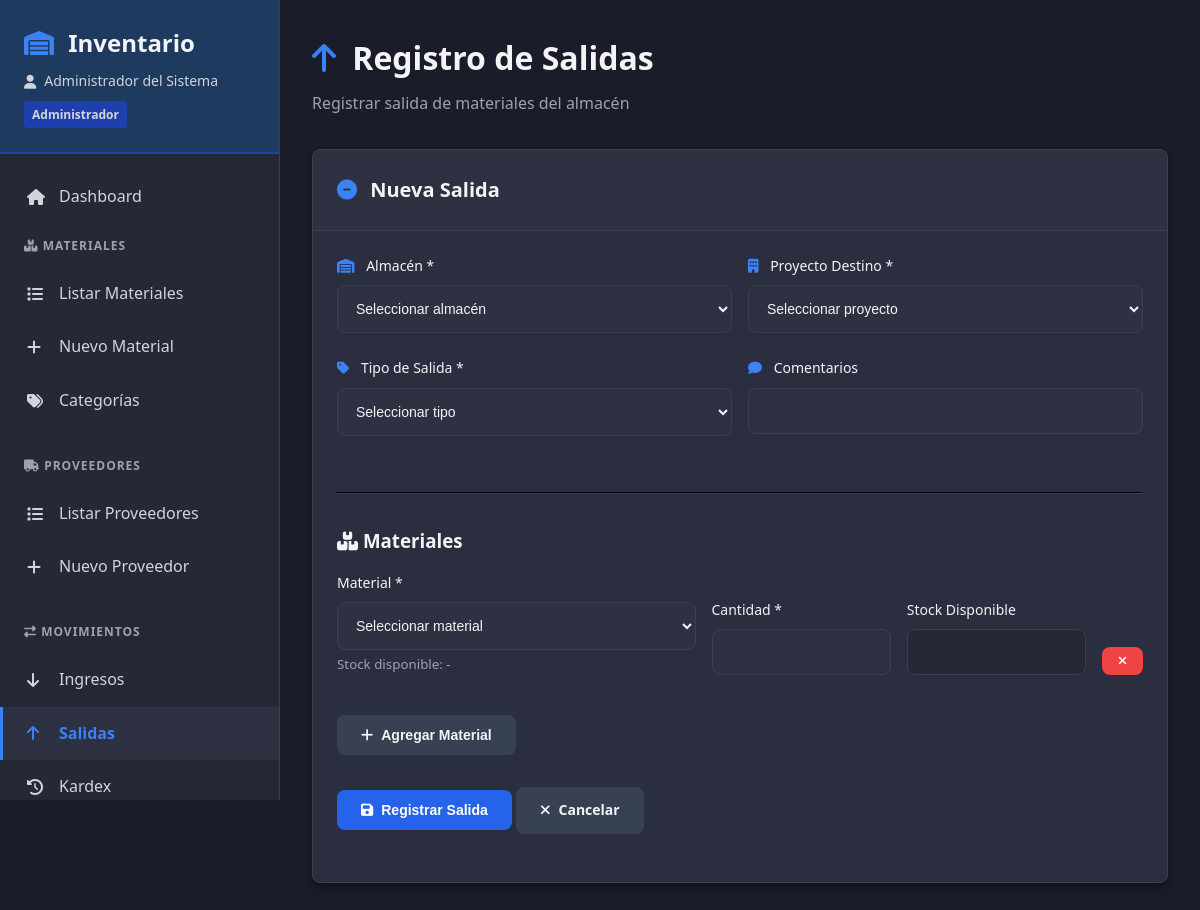
/modules/movimientos/salidas.php (signed in), run on the app's committed database.
### tables this page shows
CREATE TABLE usuarios (
  id INT AUTO_INCREMENT PRIMARY KEY,
  nombre_usuario VARCHAR(50) NOT NULL UNIQUE,
  contrasenia_hash VARCHAR(255) NOT NULL,
  nombre_completo VARCHAR(100),
  rol_id INT NOT NULL,
  estado ENUM('activo','inactivo') DEFAULT 'activo',
  fecha_creacion TIMESTAMP DEFAULT CURRENT_TIMESTAMP,
  FOREIGN KEY (rol_id) REFERENCES roles(id)
);

CREATE TABLE roles (
  id INT AUTO_INCREMENT PRIMARY KEY,
  nombre VARCHAR(50) UNIQUE,
  descripcion TEXT
);

### config/auth.php (called while the page is built, shortened)
<?php
function getCurrentUser() {
    $conn = getDBConnection();
    $stmt = $conn->prepare("SELECT u.*, r.nombre as rol_nombre FROM usuarios u
                           JOIN roles r ON u.rol_id = r.id
                           WHERE u.id = ? AND u.estado = 'activo'");
    $stmt->bind_param("i", $_SESSION['usuario_id']);
    $stmt->execute();
    $result = $stmt->get_result();
    $user = $result->fetch_assoc();
    return $user;
}
?>

### modules/movimientos/salidas.php (the view, shortened to what this page needs)
<?php
require_once '../../includes/header.php';
?>
<div class="page-header">
    <h1><i class="fas fa-arrow-up"></i> Registro de Salidas</h1>
    <p>Registrar salida de materiales del almacén</p>
</div>
<div class="card">
    <div class="card-header">
        <h2><i class="fas fa-minus-circle"></i> Nueva Salida</h2>
    </div>
    <div class="card-body">
        <form method="POST" id="salidaForm">
            <div class="form-row">
                <div class="form-group">
                    <label><i class="fas fa-warehouse"></i> Almacén *</label>
                    <select name="almacen_id" id="almacen_id" required>
                        <option value="">Seleccionar almacén</option>
                    </select>
                </div>
                <div class="form-group">
                    <label><i class="fas fa-building"></i> Proyecto Destino *</label>
                    <select name="proyecto_id" required>
                        <option value="">Seleccionar proyecto</option>
                    </select>
                </div>
            </div>
            <div class="form-row">
                <div class="form-group">
                    <label><i class="fas fa-tag"></i> Tipo de Salida *</label>
                    <select name="tipo_salida" required>
                        <option value="">Seleccionar tipo</option>
                    </select>
                </div>
                <div class="form-group">
                    <label><i class="fas fa-comment"></i> Comentarios</label>
                    <input type="text" name="comentarios">
                </div>
            </div>
            <hr style="margin: 2rem 0; border-color: var(--border-color);">
            <h3 style="margin-bottom: 1rem;"><i class="fas fa-boxes"></i> Materiales</h3>
            <div id="materiales_container">
                <div class="material-item" style="display: grid; grid-template-columns: 2fr 1fr 1fr auto; gap: 1rem; margin-bottom: 1rem; align-items: end;">
                    <div class="form-group">
                        <label>Material *</label>
                        <select name="materiales[0][material_id]" class="material-select" required>
                            <option value="">Seleccionar material</option>
                        </select>
                        <small style="color: var(--text-muted); display: block; margin-top: 0.25rem;" class="stock-info">Stock disponible: -</small>
                    </div>
                    <div class="form-group">
                        <label>Cantidad *</label>
                        <input type="number" name="materiales[0][cantidad]" step="0.01" min="0.01" required class="cantidad-input">
                    </div>
                    <div class="form-group">
                        <label>Stock Disponible</label>
                        <input type="text" class="stock-disponible" readonly style="background: var(--bg-secondary);">
                    </div>
                    <div class="form-group">
                        <button type="button" class="btn btn-danger btn-sm remove-material">
                            <i class="fas fa-times"></i>
                        </button>
                    </div>
                </div>
            </div>
            <button type="button" id="add_material" class="btn btn-secondary">
                <i class="fas fa-plus"></i> Agregar Material
            </button>
            <div class="form-group" style="margin-top: 2rem;">
                <button type="submit" class="btn btn-primary">
                    <i class="fas fa-save"></i> Registrar Salida
                </button>
                <a href="/proyecto_inventario/index.php" class="btn btn-secondary">
                    <i class="fas fa-times"></i> Cancelar
                </a>
            </div>
        </form>
    </div>
</div>
<?php require_once '../../includes/footer.php'; ?>

### includes/header.php (shortened to what this page needs)
<?php
require_once __DIR__ . '/../config/auth.php';
$currentUser = getCurrentUser();
$currentPage = basename($_SERVER['PHP_SELF']);
?>
<!DOCTYPE html>
<html lang="es">
<head>
    <link rel="stylesheet" href="/proyecto_inventario/assets/css/style.css">
    <link rel="stylesheet" href="https://cdnjs.cloudflare.com/ajax/libs/font-awesome/6.4.0/css/all.min.css">
</head>
<body>
    <div class="app-container">
        <aside class="sidebar">
            <div class="sidebar-header">
                <h2><i class="fas fa-warehouse"></i> Inventario</h2>
                <p class="user-info">
                    <i class="fas fa-user"></i> <?php echo htmlspecialchars($currentUser['nombre_completo'] ?? $currentUser['nombre_usuario']); ?>
                    <span class="role-badge"><?php echo htmlspecialchars($currentUser['rol_nombre']); ?></span>
                </p>
            </div>
            <nav class="sidebar-nav">
                <a href="/proyecto_inventario/index.php" class="nav-item <?php echo $currentPage == 'index.php' ? 'active' : ''; ?>">
                    <i class="fas fa-home"></i> Dashboard
                </a>
                <div class="nav-section">
                    <div class="nav-section-title">
                        <i class="fas fa-boxes"></i> Materiales
                    </div>
                    <a href="/proyecto_inventario/modules/materiales/listar.php" class="nav-item <?php echo strpos($currentPage, 'materiales') !== false ? 'active' : ''; ?>">
                        <i class="fas fa-list"></i> Listar Materiales
                    </a>
                    <a href="/proyecto_inventario/modules/materiales/crear.php" class="nav-item">
                        <i class="fas fa-plus"></i> Nuevo Material
                    </a>
                    <a href="/proyecto_inventario/modules/materiales/categorias.php" class="nav-item">
                        <i class="fas fa-tags"></i> Categorías
                    </a>
                </div>
                <div class="nav-section">
                    <div class="nav-section-title">
                        <i class="fas fa-truck"></i> Proveedores
                    </div>
                    <a href="/proyecto_inventario/modules/proveedores/listar.php" class="nav-item <?php echo strpos($currentPage, 'proveedores') !== false ? 'active' : ''; ?>">
                        <i class="fas fa-list"></i> Listar Proveedores
                    </a>
                    <a href="/proyecto_inventario/modules/proveedores/crear.php" class="nav-item">
                        <i class="fas fa-plus"></i> Nuevo Proveedor
                    </a>
                </div>
                <div class="nav-section">
                    <div class="nav-section-title">
                        <i class="fas fa-exchange-alt"></i> Movimientos
                    </div>
                    <a href="/proyecto_inventario/modules/movimientos/ingresos.php" class="nav-item <?php echo strpos($currentPage, 'ingresos') !== false ? 'active' : ''; ?>">
                        <i class="fas fa-arrow-down"></i> Ingresos
                    </a>
                    <a href="/proyecto_inventario/modules/movimientos/salidas.php" class="nav-item <?php echo strpos($currentPage, 'salidas') !== false ? 'active' : ''; ?>">
                        <i class="fas fa-arrow-up"></i> Salidas
                    </a>
                    <a href="/proyecto_inventario/modules/movimientos/kardex.php" class="nav-item <?php echo strpos($currentPage, 'kardex') !== false ? 'active' : ''; ?>">
                        <i class="fas fa-history"></i> Kardex
                    </a>
                </div>
            </nav>
        </aside>
        <main class="main-content">

### assets/css/style.css (style rules this page uses)
:root { --bg-primary: #1a1d29; --bg-secondary: #252936; --bg-tertiary: #2d3142; --bg-card: #2a2e3f; --blue-dark: #1e3a5f; --blue-medium: #2563eb; --blue-light: #3b82f6; --blue-accent: #1e40af; --gray-dark: #111827; --gray-medium: #374151; --gray-light: #4b5563; --gray-lighter: #6b7280; --text-primary: #f3f4f6; --text-secondary: #d1d5db; --text-muted: #9ca3af; --success: #10b981; --warning: #f59e0b; --danger: #ef4444; --info: #3b82f6; --border-color: #374151; --border-radius: 8px; --shadow-sm: 0 1px 2px rgba(0, 0, 0, 0.3); --shadow-md: 0 4px 6px rgba(0, 0, 0, 0.4); --shadow-lg: 0 10px 15px rgba(0, 0, 0, 0.5); }
* { margin: 0; padding: 0; box-sizing: border-box; }
body { font-family: 'Segoe UI', Tahoma, Geneva, Verdana, sans-serif; background: var(--bg-primary); color: var(--text-primary); line-height: 1.6; }
.app-container { display: flex; min-height: 100vh; }
.sidebar { width: 280px; background: var(--bg-secondary); border-right: 1px solid var(--border-color); display: flex; flex-direction: column; position: fixed; height: 100vh; overflow-y: auto; z-index: 1000; }
.sidebar-header { padding: 1.5rem; background: var(--blue-dark); border-bottom: 2px solid var(--blue-accent); }
.sidebar-header h2 { font-size: 1.5rem; margin-bottom: 0.5rem; color: var(--text-primary); }
.sidebar-header h2 i { color: var(--blue-light); margin-right: 0.5rem; }
.user-info { font-size: 0.875rem; color: var(--text-secondary); display: flex; align-items: center; gap: 0.5rem; flex-wrap: wrap; }
.role-badge { background: var(--blue-accent); padding: 0.25rem 0.5rem; border-radius: 4px; font-size: 0.75rem; font-weight: 600; }
.sidebar-nav { flex: 1; padding: 1rem 0; }
.nav-section { margin-bottom: 1rem; }
.nav-section-title { padding: 0.75rem 1.5rem; font-size: 0.75rem; text-transform: uppercase; letter-spacing: 1px; color: var(--text-muted); font-weight: 600; }
.nav-item { display: flex; align-items: center; padding: 0.875rem 1.5rem; color: var(--text-secondary); text-decoration: none; transition: all 0.3s ease; border-left: 3px solid transparent; }
.nav-item.active { background: var(--bg-tertiary); color: var(--blue-light); border-left-color: var(--blue-light); font-weight: 600; }
.nav-item i { width: 20px; margin-right: 0.75rem; }
.main-content { flex: 1; margin-left: 280px; padding: 2rem; background: var(--bg-primary); min-height: 100vh; }
.page-header { margin-bottom: 2rem; }
.page-header h1 { font-size: 2rem; margin-bottom: 0.5rem; color: var(--text-primary); }
.page-header h1 i { color: var(--blue-light); margin-right: 0.5rem; }
.page-header p { color: var(--text-muted); }
.dashboard-card, .card { background: var(--bg-card); border-radius: var(--border-radius); border: 1px solid var(--border-color); margin-bottom: 1.5rem; box-shadow: var(--shadow-md); overflow: hidden; }
.card-header { padding: 1.5rem; background: var(--bg-tertiary); border-bottom: 1px solid var(--border-color); display: flex; justify-content: space-between; align-items: center; }
.card-header h2 { font-size: 1.25rem; color: var(--text-primary); }
.card-header h2 i { color: var(--blue-light); margin-right: 0.5rem; }
.card-body { padding: 1.5rem; }
.btn { display: inline-flex; align-items: center; gap: 0.5rem; padding: 0.75rem 1.5rem; border: none; border-radius: var(--border-radius); font-size: 0.875rem; font-weight: 600; cursor: pointer; transition: all 0.3s ease; text-decoration: none; }
.btn-primary { background: var(--blue-medium); color: white; }
.btn-secondary { background: var(--gray-medium); color: var(--text-primary); }
.btn-danger { background: var(--danger); color: white; }
.btn-sm { padding: 0.5rem 1rem; font-size: 0.75rem; }
.form-group { margin-bottom: 1.5rem; }
.form-group label { display: block; margin-bottom: 0.5rem; color: var(--text-primary); font-weight: 500; font-size: 0.875rem; }
.form-group label i { margin-right: 0.5rem; color: var(--blue-light); }
.form-group input, .form-group select, .form-group textarea { width: 100%; padding: 0.875rem; background: var(--bg-tertiary); border: 1px solid var(--border-color); border-radius: var(--border-radius); color: var(--text-primary); font-size: 0.875rem; transition: all 0.3s ease; }
.form-group input::placeholder, .form-group textarea::placeholder { color: var(--text-muted); }
.form-row { display: grid; grid-template-columns: repeat(auto-fit, minmax(250px, 1fr)); gap: 1rem; }

### data on the page
usuarios: nombre_completo "Administrador del Sistema", rol.nombre "Administrador"
